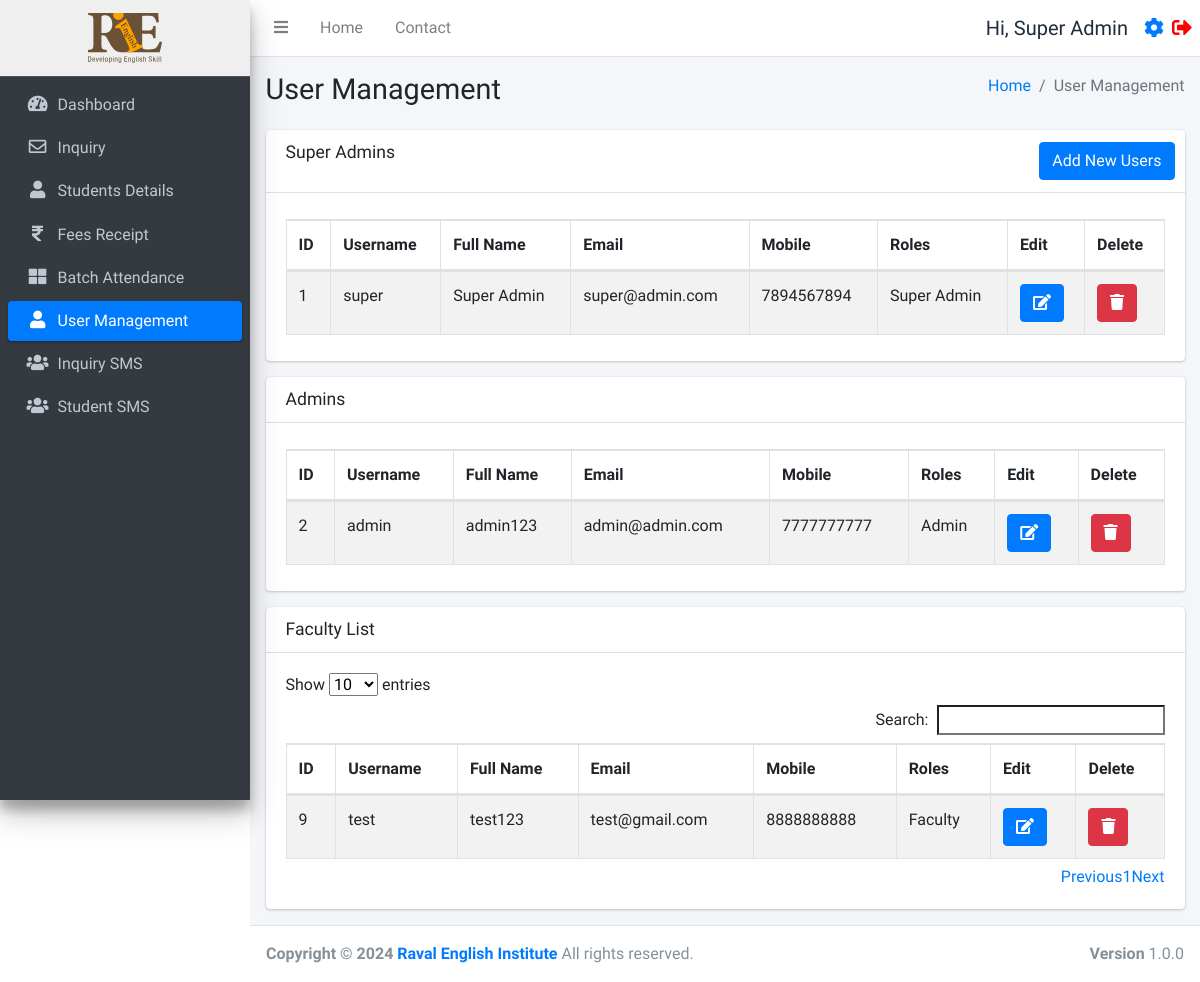
The page /user_management.php (signed in) on the database as committed earlier.
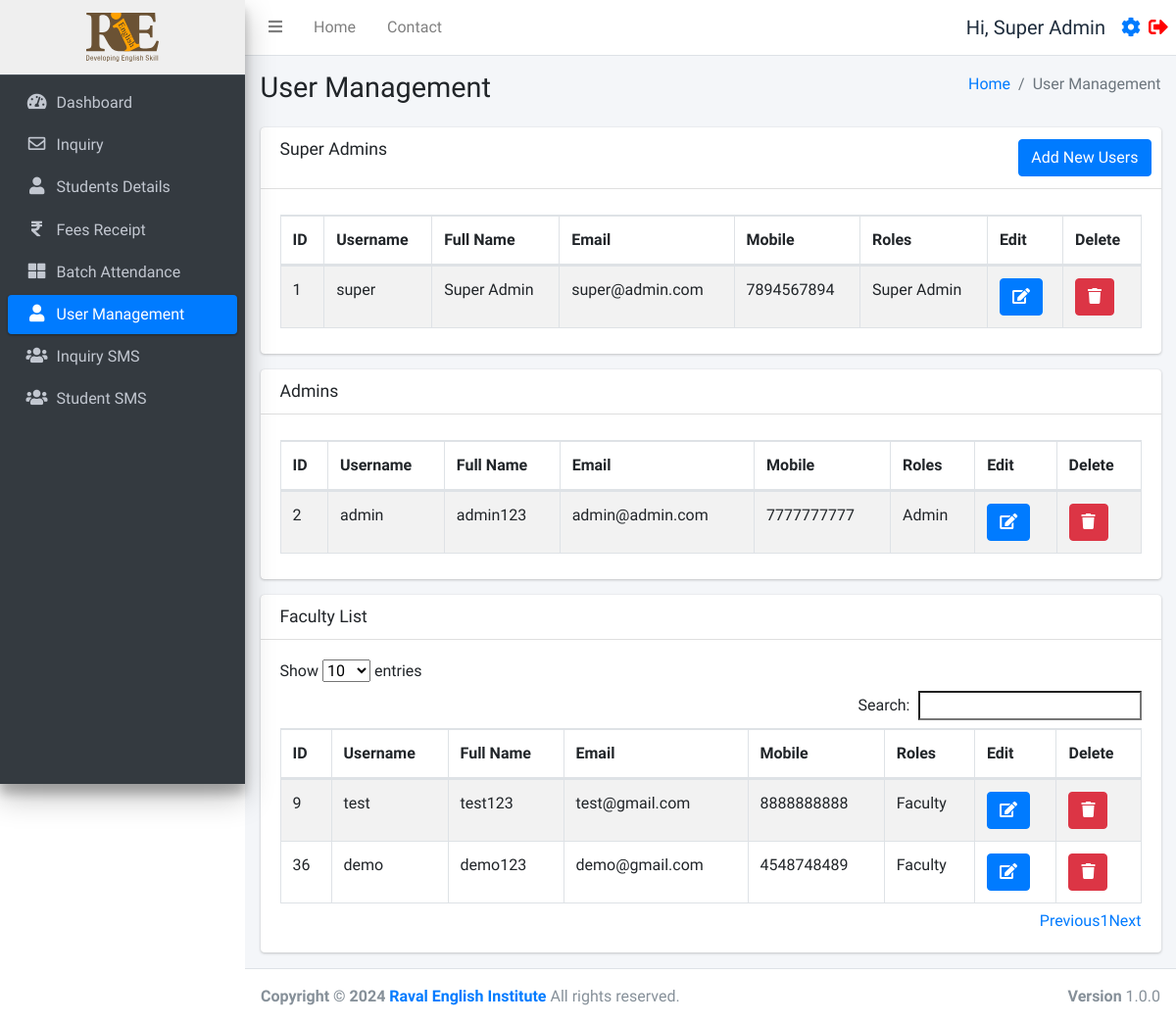
The same page on the database as committed later.
### tables this page shows
CREATE TABLE `users` (
  `id` int(11) NOT NULL,
  `username` varchar(255) NOT NULL,
  `fullname` varchar(255) NOT NULL,
  `email` varchar(255) NOT NULL,
  `mobile` varchar(15) NOT NULL,
  `password` varchar(255) NOT NULL,
  `status` int(11) NOT NULL,
  `created_at` timestamp NOT NULL DEFAULT current_timestamp()
);

### function.php (called while the page is built, shortened)
<?php
require_once('db.php');
function selectFromTable($tableName, $columns, $whereConditions) {
    global $db;
    try {
        $sql = "SELECT " . implode(', ', $columns) . " FROM $tableName";
        if (!empty($whereConditions)) {
            $sql .= " WHERE " . implode(' AND ', array_map(function ($col) {
                return "$col = :$col";
            }, array_keys($whereConditions)));
        }
        $stmt = $db->prepare($sql);
        foreach ($whereConditions as $col => $value) {
            $stmt->bindValue(":$col", $value);
        }
        $stmt->execute();
        return $stmt->fetchAll(PDO::FETCH_ASSOC);
    } catch (PDOException $e) {
        return false;
    }
}
?>

### user_management.php (the view, shortened to what the changed rows need)
<!DOCTYPE html>
<html lang="en">
<head>
</head>
<body>
<?php include('./header.php'); ?>
<?php include('./db.php'); ?>
<?php
require_once('function.php');
$userData = selectFromTable('users', ['id', 'username', 'fullname', 'email', 'mobile', 'status', 'created_at'], []);
$superAdmins = array_filter($userData, function($user) {
    return $user['status'] == 0;
});
$admins = array_filter($userData, function($user) {
    return $user['status'] == 1;
});
$faculty = array_filter($userData, function($user) {
    return $user['status'] == 2;
});
$userStatus = $_SESSION['user_status'] ?? null;
?>
<div class="content-wrapper">
    <div class="content-header">
        <div class="container-fluid">
            <div class="row mb-2">
                <div class="col-sm-6">
                    <h1 class="m-0">User Management</h1>
                </div>
            </div>
        </div>
    </div>
    <section class="content">
        <div class="container-fluid">
            <div class="row">
                <div class="col-12">
                    <?php if ($userStatus == 'super_admin'): ?>
                        <div class="card">
                            <div class="card-body">
                                <div class="table-responsive">
                                    <table id="superAdminTable" class="table table-bordered table-striped">
                                        <thead>
                                            <tr>
                                                <th>ID</th>
                                                <th>Username</th>
                                                <th>Full Name</th>
                                                <th>Email</th>
                                                <th>Mobile</th>
                                                <th>Roles</th>
                                                <th>Edit</th>
                                                <th>Delete</th>
                                            </tr>
                                        </thead>
                                        <tbody>
                                            <?php foreach ($superAdmins as $row): ?>
                                            <tr>
                                                <td><?= htmlspecialchars($row['id']) ?></td>
                                                <td><?= htmlspecialchars($row['username']) ?></td>
                                                <td><?= htmlspecialchars($row['fullname']) ?></td>
                                                <td><?= htmlspecialchars($row['email']) ?></td>
                                                <td><?= htmlspecialchars($row['mobile']) ?></td>
                                                <td>Super Admin</td>
                                                <td><a href='user_management_form.php?id=<?= htmlspecialchars($row['id']) ?>' class='btn btn-primary'><i class='fas fa-edit'></i></a></td>
                                                <td><a href='javascript:void(0);' onclick='confirmDelete(<?= $row['id'] ?>)' class='btn btn-danger'><i class='fas fa-trash'></i></a></td>
                                            </tr>
                                            <?php endforeach; ?>
                                        </tbody>
                                    </table>
                                </div>
                            </div>
                        </div>
                        <div class="card">
                            <div class="card-body">
                                <div class="table-responsive">
                                    <table id="adminTable" class="table table-bordered table-striped">
                                        <thead>
                                            <tr>
                                                <th>ID</th>
                                                <th>Username</th>
                                                <th>Full Name</th>
                                                <th>Email</th>
                                                <th>Mobile</th>
                                                <th>Roles</th>
                                                <th>Edit</th>
                                                <th>Delete</th>
                                            </tr>
                                        </thead>
                                        <tbody>
                                            <?php foreach ($admins as $row): ?>
                                            <tr>
                                                <td><?= htmlspecialchars($row['id']) ?></td>
                                                <td><?= htmlspecialchars($row['username']) ?></td>
                                                <td><?= htmlspecialchars($row['fullname']) ?></td>
                                                <td><?= htmlspecialchars($row['email']) ?></td>
                                                <td><?= htmlspecialchars($row['mobile']) ?></td>
                                                <td>Admin</td>
                                                <td><a href='user_management_form.php?id=<?= htmlspecialchars($row['id']) ?>' class='btn btn-primary'><i class='fas fa-edit'></i></a></td>
                                                <td><a href='javascript:void(0);' onclick='confirmDelete(<?= $row['id'] ?>)' class='btn btn-danger'><i class='fas fa-trash'></i></a></td>
                                            </tr>
                                            <?php endforeach; ?>
                                        </tbody>
                                    </table>
                                </div>
                            </div>
                        </div>
                        <div class="card">
                            <div class="card-body">
                                <div class="table-responsive">
                                    <table id="facultyTable" class="table table-bordered table-striped">
                                        <thead>
                                            <tr>
                                                <th>ID</th>
                                                <th>Username</th>
                                                <th>Full Name</th>
                                                <th>Email</th>
                                                <th>Mobile</th>
                                                <th>Roles</th>
                                                <th>Edit</th>
                                                <th>Delete</th>
                                            </tr>
                                        </thead>
                                        <tbody>
                                            <?php foreach ($faculty as $row): ?>
                                            <tr>
                                                <td><?= htmlspecialchars($row['id']) ?></td>
                                                <td><?= htmlspecialchars($row['username']) ?></td>
                                                <td><?= htmlspecialchars($row['fullname']) ?></td>
                                                <td><?= htmlspecialchars($row['email']) ?></td>
                                                <td><?= htmlspecialchars($row['mobile']) ?></td>
                                                <td>Faculty</td>
                                                <td><a href='user_management_form.php?id=<?= htmlspecialchars($row['id']) ?>' class='btn btn-primary'><i class='fas fa-edit'></i></a></td>
                                                <td><a href='javascript:void(0);' onclick='confirmDelete(<?= $row['id'] ?>)' class='btn btn-danger'><i class='fas fa-trash'></i></a></td>
                                            </tr>
                                            <?php endforeach; ?>
                                        </tbody>
                                    </table>
                                </div>
                            </div>
                        </div>
                    <?php endif; ?>
                </div>
            </div>
        </div>
    </section>
</div>
<?php include('./footer.php'); ?>

### header.php (shortened to what the changed rows need)
<?php
require_once 'db.php';
require_once ('function.php');
$user = selectFromTable('users', ['*'], ['id' => $_SESSION['user_id']]);
$user = $user[0];
?>
<!DOCTYPE html>
<html lang="en">
<head>
  <link rel="stylesheet" href="./plugins/fontawesome-free/css/all.min.css">
  <link rel="stylesheet" href="https://code.ionicframework.com/ionicons/2.0.1/css/ionicons.min.css">
  <link rel="stylesheet" href="./plugins/icheck-bootstrap/icheck-bootstrap.min.css">
  <link rel="stylesheet" href="https://cdn.datatables.net/1.10.19/css/dataTables.bootstrap4.min.css">
  <link rel="stylesheet" href="./asset/css/adminlte.min.css">
  <link rel="stylesheet" href="./asset/css/style.css">
</head>
<body class="hold-transition sidebar-mini layout-fixed">
  <div class="wrapper">
    <nav class="main-header navbar navbar-expand navbar-white navbar-light sticky-top">
      <ul class="navbar-nav ml-auto">
        <li class="nav-item d-flex align-items-center">
          <span class="mr-3" style="font-size:20px;">Hi, <?php echo $user['fullname']; ?></span>
          <a href="./profile.php" style="font-size:20px;" class="d-block mr-2"><i class="fas fa-cog"></i></a>
          <a href="./logout.php" style="font-size:20px;"><i class="fas fa-sign-out-alt" style="color:red"></i></a>
        </li>
      </ul>
    </nav>

Rows that differ between the two databases and show on the page:
added users: id "36", username "demo", fullname "demo123", email "demo@gmail.com", mobile "4548748489", shown under "Faculty List"
